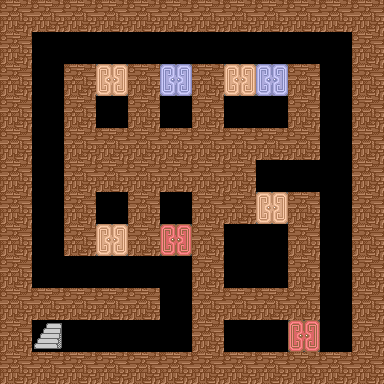

Below is a game level as drawn by its tile map, then a one-line description and the .tmx that defines it (tile-layer data replaced by summaries):
An orthogonal 12x12 tile map with 32x32 px tiles, 1 tile layer (wall), 1 hidden layer not drawn, 3 tilesets.

<map version="1.0" orientation="orthogonal" width="12" height="12" tilewidth="32" tileheight="32">
 <tileset firstgid="1" name="terrain" tilewidth="32" tileheight="32">
  <image source="terrain.png" width="64" height="32" />
 </tileset>
 <tileset firstgid="3" name="door" tilewidth="32" tileheight="32">
  <image source="door.png" width="128" height="128" />
 </tileset>
 <tileset firstgid="19" name="up_floor" tilewidth="32" tileheight="32">
  <image source="up_floor.png" width="32" height="32" />
 </tileset>
 <layer name="floor" width="12" height="12" visible="0">
  <data>[144 cells, 144 non-empty, 1 distinct tile ids]</data>
 </layer>
 <layer name="wall" width="12" height="12">
  <data>[144 cells, 95 non-empty, 5 distinct tile ids]</data>
 </layer>
</map>
